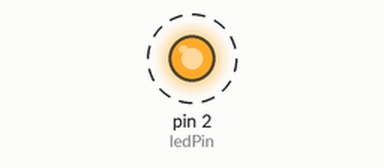
Simulated run of this sketch. Board: Arduino Uno, built with avr-gcc and run on an emulated ATmega328P. Shown: output pins drawn as LEDs (lit = HIGH). Dashed ring = blinking. What the sketch prints to the serial monitor is not drawn.

Above: at 1.0 s.
Timing chart, 0 to 4.8 s (numbered marks = the images above):
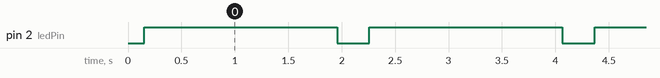

Measured:
- by itself, pin 2 (ledPin): alternates HIGH for 1.8 s and LOW for 0.30 s

The sketch:

pwm.ino
```cpp
const int ledPin = 2;

void setup() {
  Serial.begin(9600);
}

void loop() {

  for(int i=0; i<1023; i+=50){
    analogWrite(ledPin, i);
    Serial.println(i);
    delay(50);
  }

  for(int i=1023; i>0; i-=50){
    analogWrite(ledPin, i);
    Serial.println(i);
    delay(50);
  }

}
```
